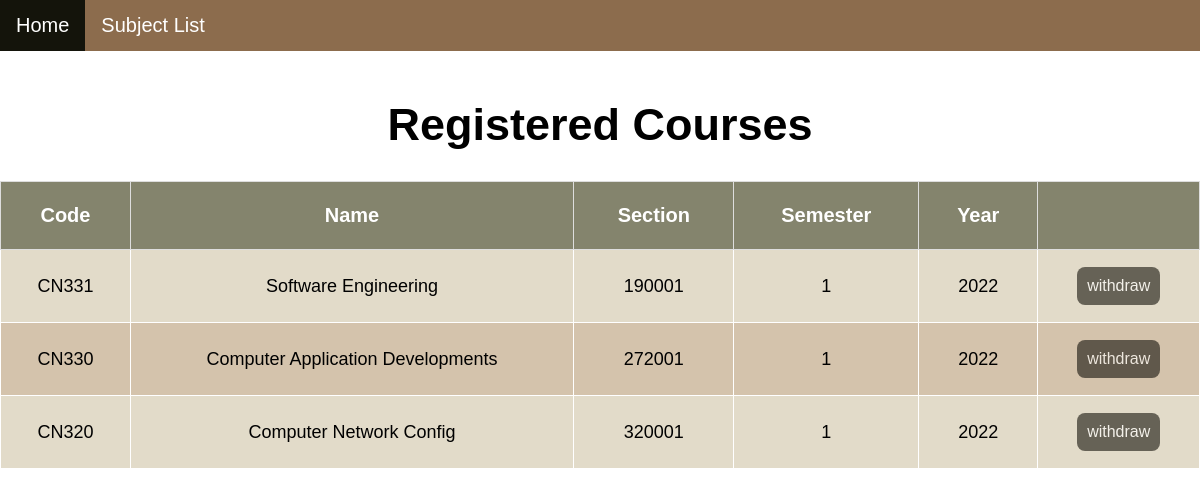
Page /booking/checksubreg/ (signed in) on the committed database.
### booking/models.py (models this page shows, shortened)
class Booking(models.Model):
    user = models.ForeignKey(User, on_delete=models.CASCADE, default="")
    course_number = models.ForeignKey(Subject, on_delete=models.CASCADE, default="")

class Subject(models.Model):
    class_number = models.CharField(max_length=5, default="")
    subject_name = models.CharField(max_length=64, default="")
    section = models.CharField(max_length=10, default="")
    semester = models.CharField(max_length=10, default="")
    year = models.CharField(max_length=10, default="")
    capacity = models.IntegerField(default=0)
    seats = models.ManyToManyField(User , blank=True, related_name= "subjects")

### booking/views.py (the view)
# urls.py: path('checksubreg/', views.checksubreg, name= 'checksubreg'),
def checksubreg(request):
    user = User.objects.get(pk=request.user.id)
    enrolled_subjects = Booking.objects.filter(user=user)
    return render(request,'booking/booking.html', {
        'subjects': enrolled_subjects,
    })

### booking/templates/booking/booking.html (shortened to what this page needs)
{% extends 'booking/layout.html' %}
{% block body %}
<!DOCTYPE html>
<html>
<head>
</head>
<body>
    <div class="topnav">
        <a class="active" href="{% url 'index' %}">Home</a>
        <a href="{% url 'booking:index' %}">Subject List</a>
    </div>
    <br>
    <div class= style="padding-left:16px">
        <center><h1>Registered Courses</h1></center>
        {% if subjects %}
        <table>
            <tr>
                <th>Code</th>
                <th>Name</th>
                <th>Section</th>
                <th>Semester</th>
                <th>Year</th>
                <th></th>
            </tr>
            {% for subject in subjects %}
            <tr>
                <td>{{ subject.course_number.class_number }}</td>
                <td>{{ subject.course_number.subject_name }}</td>
                <td>{{ subject.course_number.section }}</td>
                <td>{{ subject.course_number.semester }}</td>
                <td>{{ subject.course_number.year }}</td>
                <td>
                    <form action="{% url 'booking:withdraw' subject.course_number.id %}" method="post" >
                        <button class="button" type="submit">withdraw</button>
                    </form>
                </td>
            </tr>
            {% empty %}
                <p> No registered courese. </p>
            {% endfor %}
        </table>
    {% endif %}
    </div>
</body>
</html>
{% endblock %}

### booking/templates/booking/booking.html (style rules this page uses)
body { margin: 0; font-family: Calibri, Helvetica, sans-serif; }
.topnav { overflow: hidden; background-color: #8c6c4d; }
.topnav a { float: left; color: white; text-align: center; padding: 14px 16px; text-decoration: none; font-size: 20px; }
.topnav a.active { background-color: #14140b; color: white; }
h1 { font-size: 45px; }
table { border-collapse: collapse; border-spacing: 0; width: 100%; border: 1px solid white; }
th { border: 1px solid #ddd; border-collapse: collapse; text-align: center; padding: 22px; background-color: #84846d; color: white; font-size: 20px; }
td { border: 1px solid white; border-collapse: collapse; text-align: center; padding: 16px; font-size: 18px; }
tr:nth-child(even) { background-color: #e2dbc9; }
tr:nth-child(odd) { background-color: #d4c3ac; }
.button { background-color: #14120b; border: none; border-radius: 8px; color: white; padding: 10px; text-align: center; font-size: 16px; margin: 1px; opacity: 0.6; transition: 0.3s; display: inline-block; text-decoration: none; cursor: pointer; }

### rows in the picture
Booking: course_number.class_number "CN331", course_number.subject_name "Software Engineering", course_number.section "190001", course_number.semester "1", course_number.year "2022"
Booking: course_number.class_number "CN330", course_number.subject_name "Computer Application Developments", course_number.section "272001", course_number.semester "1", course_number.year "2022"
Booking: course_number.class_number "CN320", course_number.subject_name "Computer Network Config", course_number.section "320001", course_number.semester "1", course_number.year "2022"
